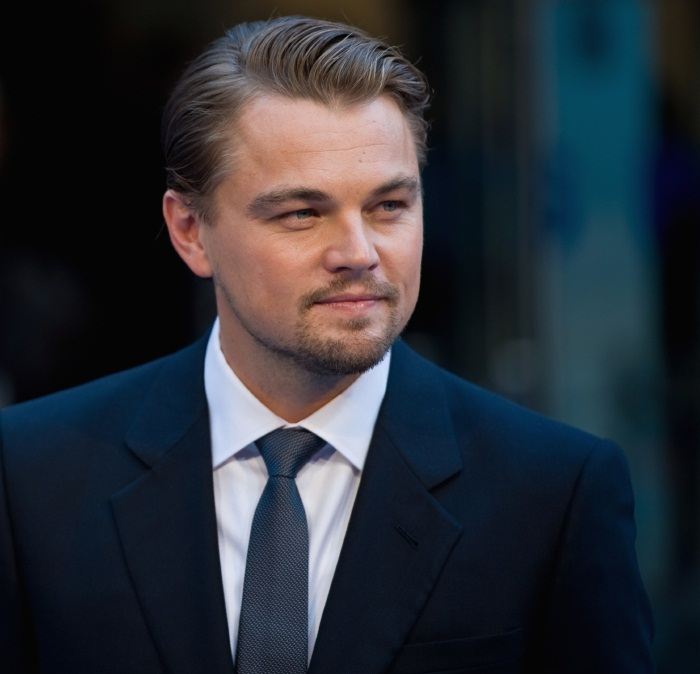
#> input picture test.jpg, 700 x 674 px
$ python ai.py
#> lines starting #> are read from the running program, lines starting #| are printed output that depends on the picture; after the words box and inside, x2 and y2 are one past the last pixel; in counts of white or black regions, pixels touching at a corner belong together
import cv2
import numpy as np

face = cv2.CascadeClassifier("haarcascade_frontalface_default.xml")
img = cv2.imread('test.jpg')
#> img is the input picture: shape (674, 700, 3); mean B, G, R 54.2, 47, 42.8

gray = cv2.cvtColor(img, cv2.COLOR_BGR2GRAY)
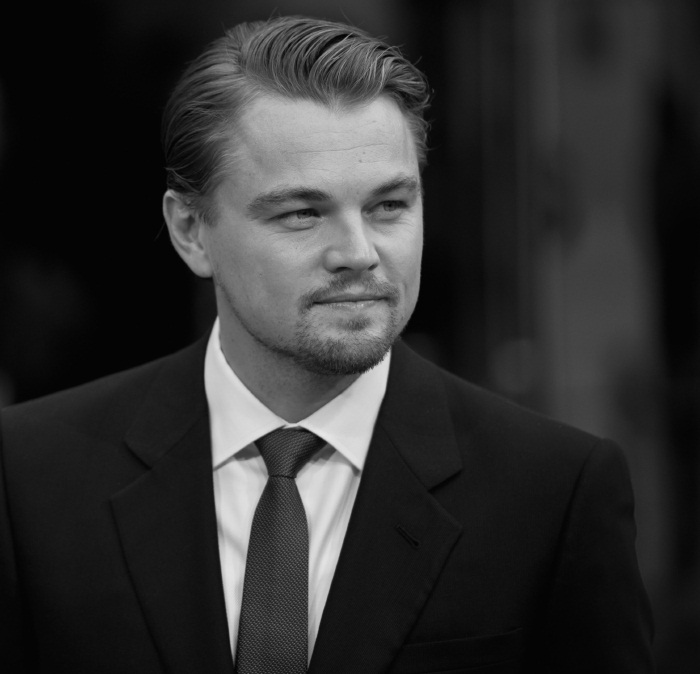
#> gray: shape (674, 700); min 0, max 234, mean 46.6
faces = face.detectMultiScale(gray,1.3,5)
#> faces = [[220, 111, 252, 252]]

for (x,y,w,h) in faces:
    img = cv2.rectangle(img,(x,y),(x+w,y+h),(255,0,0),3)
#> this loop made 1 pass
#> pass 1, `img = cv2.rectangle(img,(x,y),(x+w,y+h),(255,0,0),3)`:
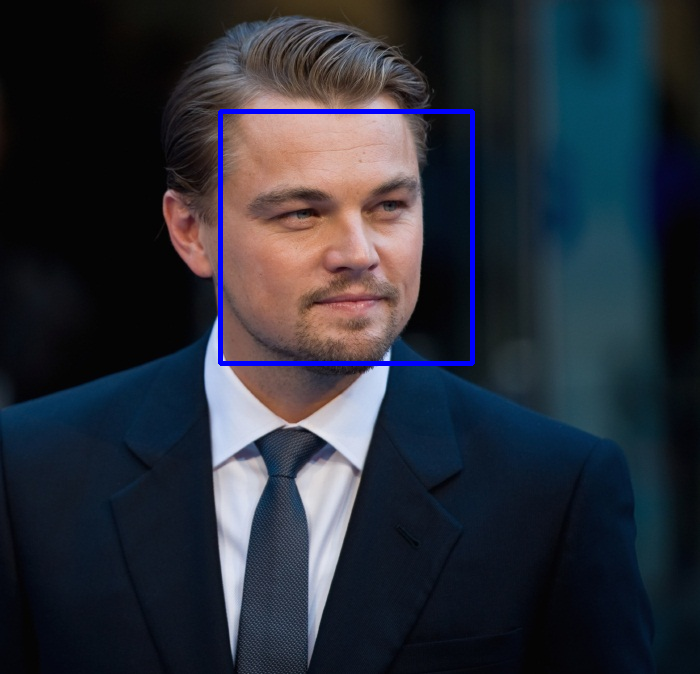
#> img: shape (674, 700, 3); 1.07% of pixels changed, all inside (x1, y1, x2, y2) = (218, 109, 475, 366)

cv2.imwrite('result.jpg',img)
